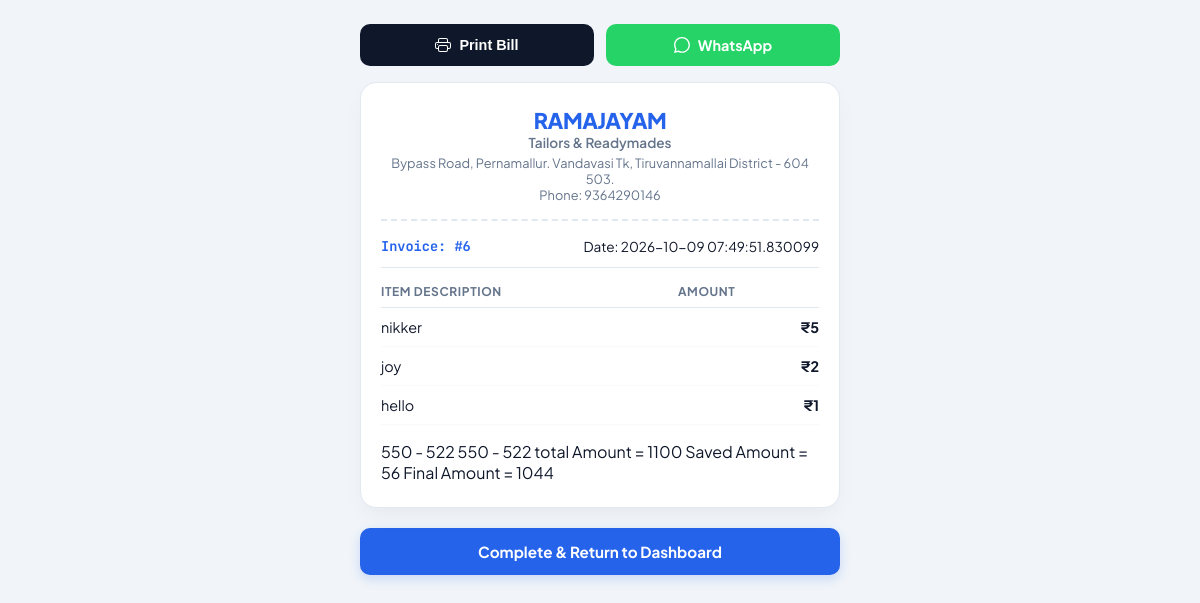
/bill_show_page/6, run on the app's committed database.
### app.py (models this page shows, shortened)
class ShopDealer(UserMixin,db.Model) :
    id = db.Column(db.Integer, primary_key=True)
    shop_username = db.Column(db.String(150), unique=True, nullable=False)
    password = db.Column(db.String(150), nullable=False)
    shop_name = db.Column(db.String(150),nullable=False)
    shop_title = db.Column(db.String(150),nullable=False)
    shop_location = db.Column(db.String(150),nullable=False)
    shop_phone_number = db.Column(db.String(10),nullable=False)
    shop_gst_number = db.Column(db.String(15),default=None)

class Billing(db.Model) :
    id = db.Column(db.Integer,primary_key=True)
    customer_no = db.Column(db.String(10))
    customer_name = db.Column(db.String(100))
    customer_address = db.Column(db.String(100), nullable=True)
    billing_amount = db.Column(db.Integer)
    applies_discount = db.Column(db.Integer, default=0)  # New field to indicate if a discount was applied
    applies_discount_amount = db.Column(db.Integer, default=0)
    overall_discount_amount = db.Column(
        db.Integer,
        db.Computed("billing_amount - applies_discount_amount")
    )
    total_quantity = db.Column(db.Integer)
    billing_date = db.Column(db.DateTime, default=datetime.utcnow)
    billing_products = db.relationship('SelledProduct', backref='billing', lazy=True)

class Product(db.Model) :
    id = db.Column(db.Integer,primary_key=True)
    billing_id = db.Column(db.Integer, db.ForeignKey('billing.id'), nullable=True)
    product_name = db.Column(db.String(100))
    product_id = db.Column(db.String(100), nullable=True)
    product_selling_amount = db.Column(db.Integer)
    product_raw_amount = db.Column(db.Integer,nullable=True)
    backup_product_selling_amount = db.Column(db.Integer, nullable=True,default=None)  # New field to store the original selling amount for discount restoration
    backup_product_raw_amount = db.Column(db.Integer, default=None,nullable=True)  # New field to store the original raw amount for discount restoration
    discount = db.Column(db.Integer,nullable=True)
    product_location = db.Column(db.String(100),nullable=True,default=None)
    product_entry_date = db.Column(db.String(100),nullable=True)
    product_exit_date = db.Column(db.DateTime, default=None,nullable=True)
    customer_phone_number = db.Column(db.String(10), db.ForeignKey('customer.customer_phone_number'), default=None, nullable=True)
    status = db.Column(db.String(20), default='active')  # active, sold, expired, etc.

### app.py (the view)
@app.route('/bill_show_page/<int:billing_id>')
def bill_show_page(billing_id):
    billing = Billing.query.get_or_404(billing_id)
    selled = SelledProduct.query.filter_by(billing_id=billing_id)
    shop = ShopDealer.query.all()
    products = Product.query.filter_by(billing_id=billing_id)
    return render_template('bill_show_page.html', billing=billing,selled=selled,shop=shop,products=products)

### templates/bill_show_page.html (shortened to what this page needs)
<!DOCTYPE html>
<html lang="en">
<head>
</head>
<body>
    <div class="container">
        <div class="action-panel">
            <button class="btn print-btn" onclick="window.print()">
                Print Bill
            </button>
            <a href="/whatsapp_bill/{{ billing.id }}" class="btn whatsapp-btn">
                WhatsApp
            </a>
        </div>
        <div class="receipt-card">
            <header class="shop-header">
                {% for s in shop %}
                <h1 class="shop-name">{{ s.shop_name }}</h1>
                <p class="shop-title">{{ s.shop_title }}</p>
                <p class="shop-details">{{ s.shop_location }}</p>
                <p class="shop-details">Phone: {{ s.shop_phone_number }}</p>
                {% endfor %}
            </header>
            <div class="invoice-meta">
                <div class="meta-group">
                    <span class="invoice-id">Invoice: #{{ billing.id }}</span>
                </div>
                <div class="meta-group text-right">
                    <span>Date: {{ billing.billing_date }}</span>
                </div>
            </div>
            <table class="items-table">
                <thead>
                    <tr>
                        <th>Item Description</th>
                        <th class="text-right">Amount</th>
                    </tr>
                </thead>
                <tbody>
                    {% for p in products %}
                    <tr>
                        <td>{{ p.product_name }}</td>
                        <td class="text-right">
                            {% if p.backup_product_selling_amount == p.product_selling_amount %}
                            <span class="price-current">₹{{ p.backup_product_selling_amount }}</span>
                            {% else %}
                            <span class="price-strike">₹{{ p.backup_product_selling_amount }}</span>
                            <span class="price-current">₹{{ p.product_selling_amount }}</span>
                            {% endif %}
                        </td>
                    </tr>
                    {% endfor %}
                </tbody>
            </table>
            550 - 522
            550 - 522
            total Amount = 1100
            Saved Amount = 56
            Final Amount = 1044
        </div>
        <div class="nav-actions">
            <a href="/shop_dashboard" class="btn complete-btn">Complete & Return to Dashboard</a>
        </div>
    </div>
</body>
</html>

### templates/bill_show_page.html (style rules this page uses)
:root { --bg-color: #f1f5f9; --card-bg: #ffffff; --text-main: #0f172a; --text-muted: #64748b; --border-color: #e2e8f0; --primary: #2563eb; --whatsapp-green: #25d366; --whatsapp-dark: #128c7e; --shadow: 0 10px 25px -5px rgba(0, 0, 0, 0.05), 0 8px 10px -6px rgba(0, 0, 0, 0.01); --radius: 16px; }
* { box-sizing: border-box; margin: 0; padding: 0; }
body { font-family: 'Plus Jakarta Sans', sans-serif; background-color: var(--bg-color); color: var(--text-main); padding: 24px 16px; display: flex; justify-content: center; align-items: flex-start; min-height: 100vh; }
.container { width: 100%; max-width: 480px; display: flex; flex-direction: column; gap: 16px; }
.action-panel { display: flex; gap: 12px; }
.btn { flex: 1; display: inline-flex; align-items: center; justify-content: center; gap: 8px; padding: 12px 16px; border-radius: 10px; font-weight: 700; font-size: 0.9rem; text-decoration: none; cursor: pointer; border: none; transition: transform 0.15s ease, opacity 0.15s ease; }
.print-btn { background-color: var(--text-main); color: #ffffff; }
.whatsapp-btn { background-color: var(--whatsapp-green); color: #ffffff; }
.receipt-card { background: var(--card-bg); border-radius: var(--radius); padding: 24px 20px; box-shadow: var(--shadow); border: 1px solid var(--border-color); position: relative; }
.shop-header { text-align: center; padding-bottom: 16px; border-bottom: 2px dashed var(--border-color); margin-bottom: 16px; }
.shop-name { font-size: 1.35rem; font-weight: 800; color: var(--primary); letter-spacing: -0.02em; }
.shop-title { font-size: 0.85rem; font-weight: 600; color: var(--text-muted); margin-bottom: 4px; }
.shop-details { font-size: 0.8rem; color: var(--text-muted); }
.invoice-meta { display: flex; justify-content: space-between; align-items: center; font-size: 0.85rem; margin-bottom: 16px; padding-bottom: 12px; border-bottom: 1px solid var(--border-color); }
.invoice-id { font-family: 'JetBrains Mono', monospace; font-weight: 700; color: var(--primary); }
.text-right { text-align: right; }
.items-table { width: 100%; border-collapse: collapse; margin-bottom: 16px; }
.items-table th { font-size: 0.75rem; text-transform: uppercase; letter-spacing: 0.05em; color: var(--text-muted); padding-bottom: 8px; border-bottom: 1px solid var(--border-color); text-align: left; }
.items-table td { padding: 10px 0; font-size: 0.9rem; border-bottom: 1px solid #f8fafc; }
.price-current { font-weight: 700; }
.nav-actions { margin-top: 4px; }
.complete-btn { width: 100%; background-color: var(--primary); color: #ffffff; padding: 14px; font-size: 0.95rem; box-shadow: 0 4px 12px rgba(37, 99, 235, 0.2); }

### data on the page
ShopDealer: shop_name "RAMAJAYAM", shop_title "Tailors & Readymades", shop_location "Bypass Road, Pernamallur. Vandavasi Tk, Tiruvannamallai District - 604 503.", shop_phone_number "9364290146"
Billing: id "6", billing_date "2026-10-09 07:49:51.830099"
Product: product_name "nikker", backup_product_selling_amount "5"
Product: product_name "joy", backup_product_selling_amount "2"
Product: product_name "hello", backup_product_selling_amount "1"
